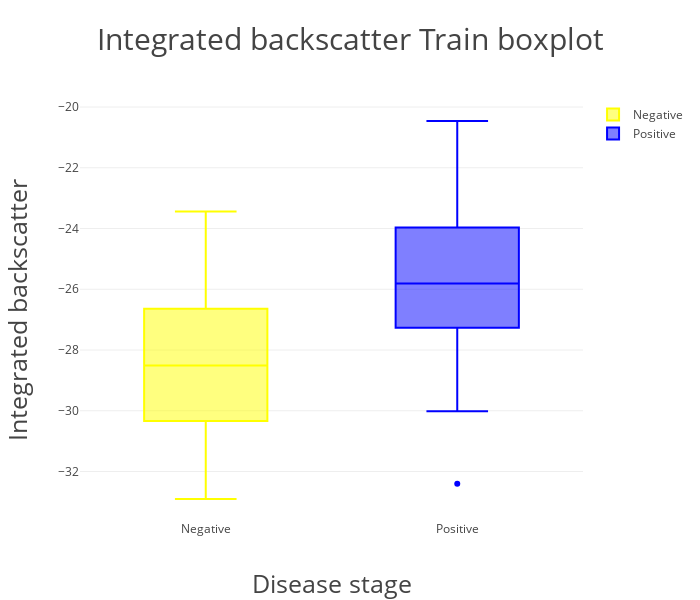
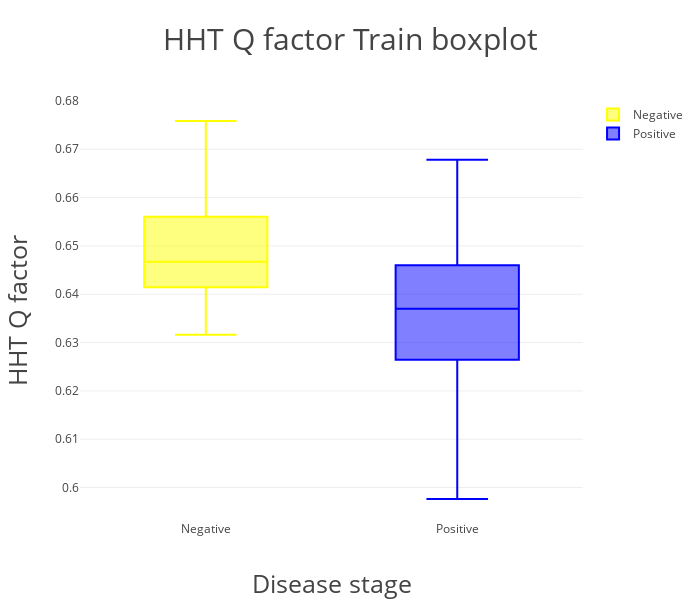

Notebook cell for these charts, in order:
### Markdown cell above
># train dataset
>>## separate in two categories by steatosis:
>>>### negative : < 10%
>>>### positive : >= 10%

### Code cell
# Box plot
# import models
import xlrd
import numpy as np
import plotly.plotly as py
import plotly.graph_objs as go
from plotly.offline import init_notebook_mode, iplot

# open offline plotly
init_notebook_mode(connected=True)

# load data
## Pathology for train
data = xlrd.open_workbook("Pathology.xlsx").sheets()[0]

y_train = np.zeros((111, 3))
y_train[:, 0] = data.col_values(3)  # y0 = Integrated backscatter
y_train[:, 1] = data.col_values(4)  # y1 = Q factor (HHT)
y_train[:, 2] = data.col_values(6)  # y2 = Homogeneity factor

### group
y0 = []
y1 = []
nrows = data.nrows
for i in range(nrows):  # X = 'T' or 'F' from Pathology data 
    if data.cell(i,1).value < 10:
        y0.append(y_train[i, :].tolist())
    elif data.cell(i,1).value >= 10:
        y1.append(y_train[i, :].tolist())

### list to array
y0 = np.asarray(y0)
y1 = np.asarray(y1)

# def box_plot
def box_plot(i):
    trace0 = go.Box(y = y0[:, i], name = 'Negative', marker = dict(color = 'yellow'))
    trace1 = go.Box(y = y1[:, i], name = 'Positive', marker = dict(color = 'blue'))
    layout=go.Layout(height = '600',
                     width = '700',
                     title = '{0} Train boxplot'.format(categories[i]),
                     titlefont = {'size':'30'},
                     xaxis = {'title':'Disease stage', 'titlefont':{'size':'25'}},
                     yaxis = {'title':'{0}'.format(categories[i]), 'titlefont':{'size':'25'}})
    traces = [trace0, trace1]
    fig = go.Figure(data=traces, layout=layout)
    py.image.save_as(fig, filename = 'Data visualization\{0} Train boxplot_w.png'.format(categories[i]))
    iplot(fig)

# plot
categories = ['Integrated backscatter', 'HHT Q factor', 'Homogeneity factor']
for i in range(3):
    box_plot(i)

### Figure 1 — Plotly figure (JSON) as saved in the notebook; plotly's stock layout.template omitted (floating-point values rounded to 4 significant figures)
{"data": [{"marker": {"color": "yellow"}, "name": "Negative", "type": "box", "uid": "fde741", "y": [-25.86, -28.0, -24.73, -24.59, -27.48, -24.0, -30.94, -32.91, -28.91, -28.21, -30.13, -29.33, -32.33, -26.44, -23.44, -30.88, -31.58, -31.71, -30.34, -25.99, -25.94, -28.51, -31.06, -30.76, -31.42, -30.63, -30.63, -29.54, -26.56, -29.26, -27.07, -29.59, -29.02, -26.9, -28.33, -30.13, -28.4, -29.38, -28.66, -27.91, -25.78, -27.45, -25.26, -27.39, -27.38, -30.33, -27.64, -31.41, -30.29, -25.41, -24.86]}, {"marker": {"color": "blue"}, "name": "Positive", "type": "box", "uid": "3802bd", "y": [-28.05, -29.38, -28.07, -27.13, -23.68, -28.45, -20.46, -26.7, -29.47, -25.51, -29.14, -26.29, -29.61, -30.02, -26.35, -25.04, -25.57, -24.61, -24.11, -28.13, -23.02, -28.64, -26.34, -24.05, -27.11, -22.85, -24.54, -23.16, -27.2, -26.41, -26.69, -25.8, -20.5, -26.01, -24.81, -25.16, -28.14, -25.23, -23.89, -26.29, -25.82, -29.36, -25.6, -24.23, -26.64, -32.4, -23.75, -29.3, -26.75, -22.04, -22.91, -25.44, -20.94, -24.46, -27.33, -20.52, -23.14, -26.81, -21.8, -23.48]}], "layout": {"height": "600", "title": "Integrated backscatter Train boxplot", "titlefont": {"size": "30"}, "width": "700", "xaxis": {"autorange": true, "range": [-0.5, 1.5], "title": "Disease stage", "titlefont": {"size": "25"}, "type": "category"}, "yaxis": {"autorange": true, "range": [-33.6, -19.77], "title": "Integrated backscatter", "titlefont": {"size": "25"}, "type": "linear"}}}

### Figure 2 — Plotly figure (JSON) as saved in the notebook; plotly's stock layout.template omitted (floating-point values rounded to 4 significant figures)
{"data": [{"marker": {"color": "yellow"}, "name": "Negative", "type": "box", "uid": "e7e6e2", "y": [0.6527, 0.645, 0.6487, 0.6759, 0.6553, 0.648, 0.6387, 0.6394, 0.6368, 0.6497, 0.6425, 0.6399, 0.6452, 0.6472, 0.6497, 0.6427, 0.6347, 0.6364, 0.6467, 0.6579, 0.6423, 0.6447, 0.6633, 0.6608, 0.6516, 0.6457, 0.6558, 0.6454, 0.6583, 0.639, 0.6561, 0.6446, 0.6412, 0.6503, 0.6491, 0.645, 0.6407, 0.6628, 0.6589, 0.6409, 0.6562, 0.6635, 0.6629, 0.6422, 0.6381, 0.641, 0.6316, 0.6602, 0.6438, 0.6477, 0.6566]}, {"marker": {"color": "blue"}, "name": "Positive", "type": "box", "uid": "8df557", "y": [0.6347, 0.634, 0.6242, 0.6475, 0.6228, 0.6464, 0.6348, 0.6388, 0.6429, 0.6498, 0.6464, 0.6435, 0.6387, 0.6435, 0.6598, 0.6377, 0.6543, 0.6545, 0.6369, 0.6325, 0.6257, 0.6469, 0.6533, 0.6456, 0.6381, 0.6323, 0.628, 0.6257, 0.6245, 0.6377, 0.6381, 0.6434, 0.6371, 0.649, 0.6258, 0.617, 0.6528, 0.6416, 0.6304, 0.647, 0.6084, 0.6678, 0.6359, 0.6145, 0.6503, 0.6065, 0.6329, 0.639, 0.6296, 0.6493, 0.6219, 0.5976, 0.6171, 0.6411, 0.6282, 0.6286, 0.6271, 0.6196, 0.6203, 0.6334]}], "layout": {"height": "600", "title": "HHT Q factor Train boxplot", "titlefont": {"size": "30"}, "width": "700", "xaxis": {"autorange": true, "range": [-0.5, 1.5], "title": "Disease stage", "titlefont": {"size": "25"}, "type": "category"}, "yaxis": {"autorange": true, "range": [0.5933, 0.6802], "title": "HHT Q factor", "titlefont": {"size": "25"}, "type": "linear"}}}
